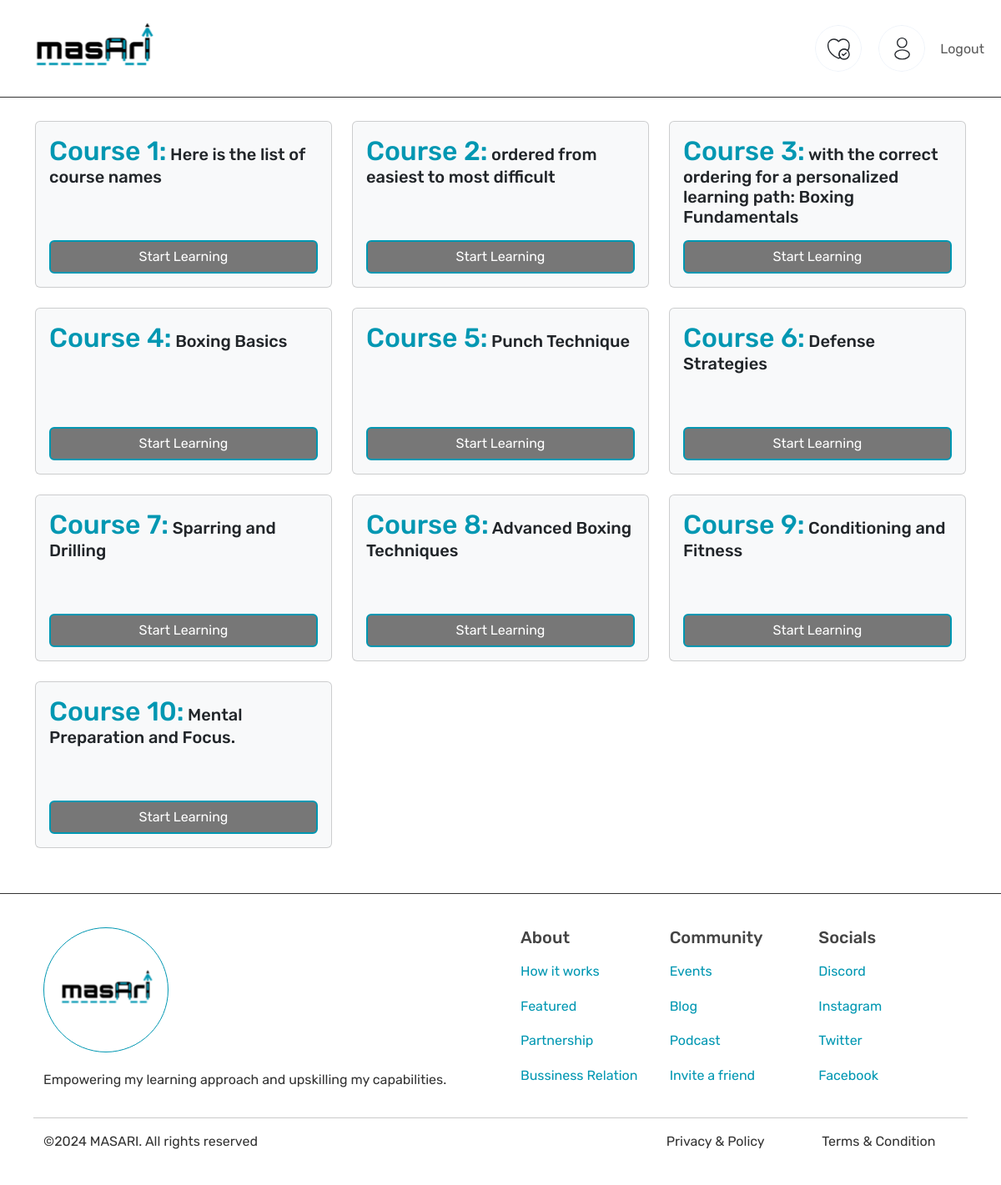
The app's page /learningpath/34 (signed in) with its own data.
### app.py (models this page shows)
class Courses(db.Model):
    id = db.Column(db.Integer, primary_key=True)
    title = db.Column(db.String(100), nullable=False)
    description = db.Column(db.Text, nullable=True)
    user_id = db.Column(db.Integer, db.ForeignKey('users.id'), nullable=False)
    learning_path_id = db.Column(db.Integer, db.ForeignKey('learning_paths.id'), nullable=True)
    learning_path = db.relationship('LearningPaths', backref='courses')

### app.py (the view)
@app.route('/learningpath/<int:path_id>', methods=['GET', 'POST'])
@login_required
def learningpath(path_id):
    courses = Courses.query.filter_by(learning_path_id=path_id).all()
    course_titles = [{'id':course.id, 'title': course.title} for course in courses]
    return render_template('learningpath.html', courses=course_titles)

### app.py (called while the page is built)
@login_manager.user_loader
def load_user(user_id):
    return Users.query.get(int(user_id))

@app.context_processor
def inject_user_id():
    if current_user.is_authenticated:
        return {'userId': current_user.id}
    else:
        return {'userId': None}

### templates/learningpath.html (shortened to what this page needs)
{% extends 'base.html' %}
{% block content %}
<link href="{{ url_for('static', filename='css/learningpath.css') }}" rel="stylesheet">
<div class="row" style="padding: 30px;">
    {% for course in courses %}
    <div class="col-lg-4 col-md-6 col-sm-12 mb-4" style="height: 200px;">
        <div class="card bg-light" style="height: 100%;">
            <div class="card-body">
                <h5 class="card-title"><span style="color: #0097b2; font-size: 32px;">Course {{ loop.index }}:</span> {{ course.title }}</h5>
                <button class="btn btn-bluesky generate-lessons" data-course-title="{{ course.title }}" data-course-id="{{ course.id }}">Start Learning</button>
            </div>
        </div>
    </div>
    {% endfor %}
</div>
{% endblock %}

### static/css/general.css (style rules this page uses)
body, html { margin: 0; padding: 0; box-sizing: border-box; }
body { font-family: "Rubik", sans-serif; font-optical-sizing: auto; font-style: normal; font-size: 16px; color: #333; }
.row { margin: 0 !important; }
h1, h2, h3, h4, h5, h6 { font-family: 'Rubik', sans-serif; font-weight: 500; color: #444; }
.btn-bluesky { background-color: #777; border: 2px solid #0097b2; color: #fff; transition: border-color, background-color 0.3s ease; }
.card-body { display: flex; flex-direction: column; justify-content: space-between; }

### records on screen
Courses: title "Here is the list of course names"
Courses: title "ordered from easiest to most difficult"
Courses: title "with the correct ordering for a personalized learning path: Boxing Fundamentals"
Courses: title "Boxing Basics"
Courses: title "Punch Technique"
Courses: title "Defense Strategies"
Courses: title "Sparring and Drilling"
Courses: title "Advanced Boxing Techniques"
Courses: title "Conditioning and Fitness"
Courses: title "Mental Preparation and Focus."
